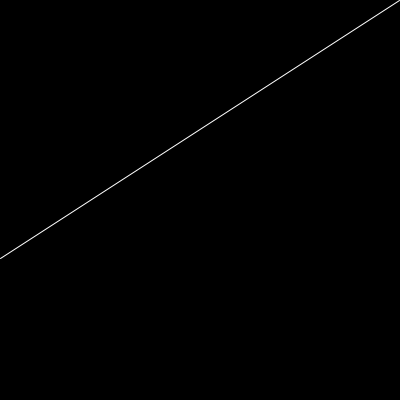
Frame 1 (no input)
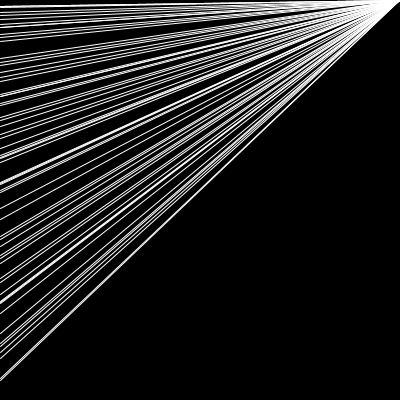
Frame 60 (the mouse pressed at the canvas centre just before this capture)
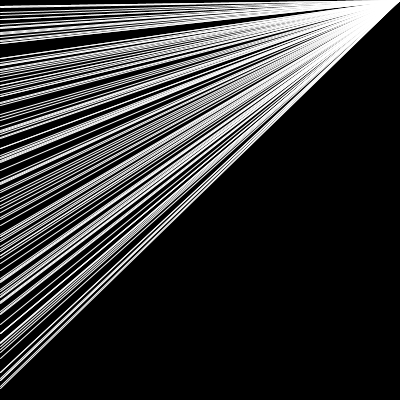
Frame 120 (the mouse held since frame 60 and released just before this capture)

The Processing sketch that drew these frames (run headless with seeded random() and noise(); from frame 60 on, the mouse is pressed at the canvas centre):

// Processing sketch: processing_183750
// ── processing_183750.pde

void setup () { 
  background(0);
  size (400,400);}

void draw () {
stroke(255);
line(0,random(400),399,0);
}
